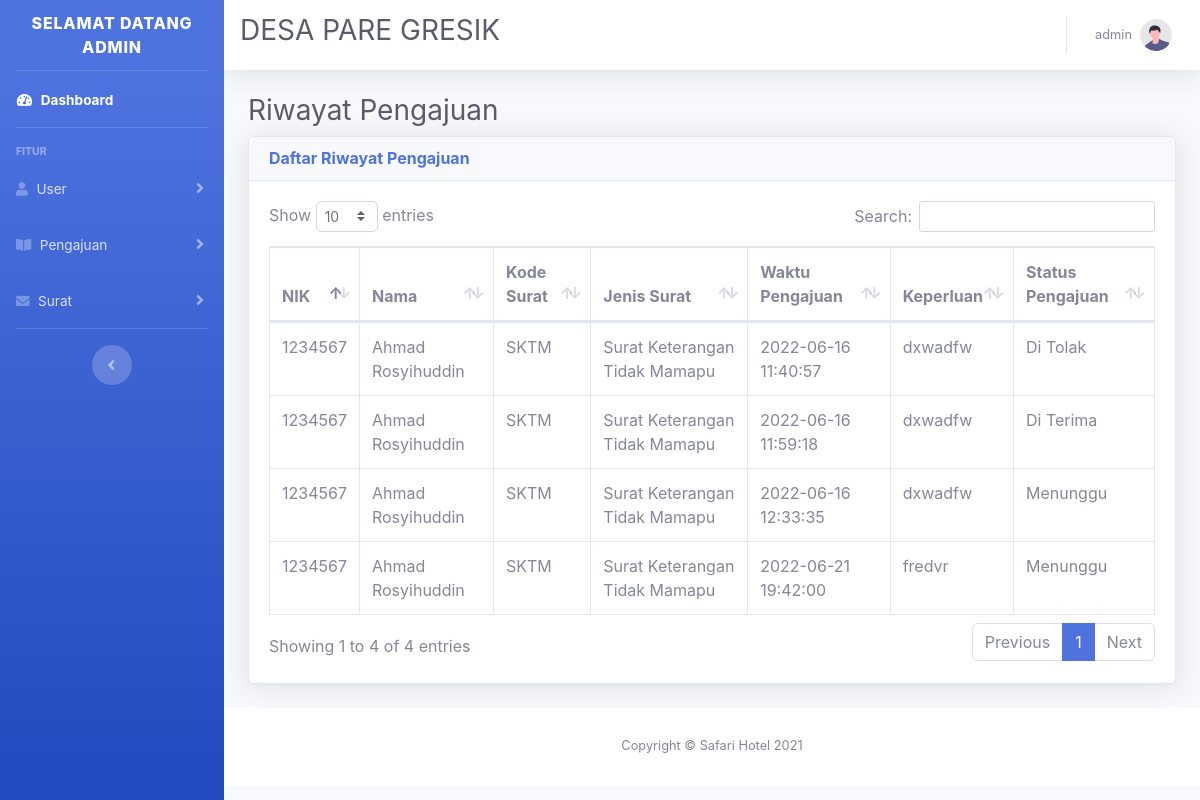
Before: /admin/semua_pengajuan.php (signed in) with the older database file.
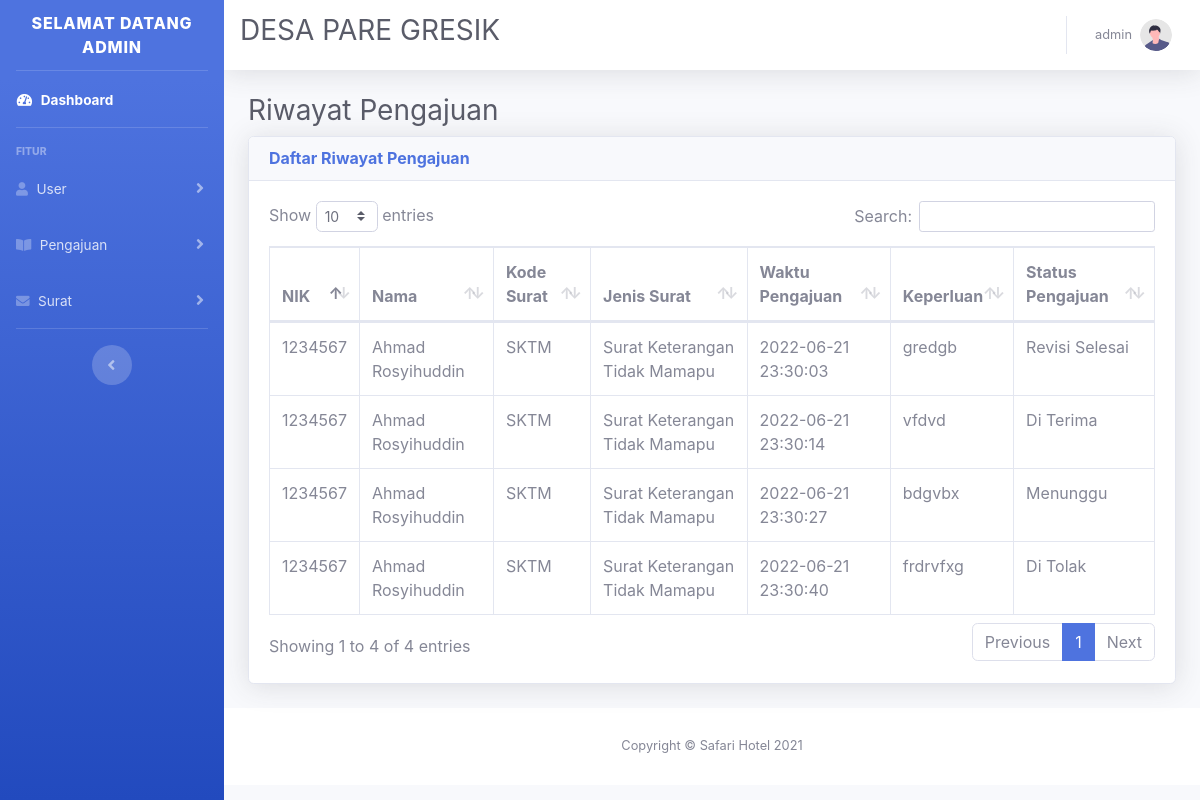
After: the same page with the newer database file.
### tables this page shows
CREATE TABLE `tb_pengajuan` (
  `id_pengajuan` int(11) NOT NULL,
  `nik` varchar(100) DEFAULT NULL,
  `kode_surat` varchar(5) DEFAULT NULL,
  `tgl_pengajuan` datetime DEFAULT NULL,
  `keperluan` varchar(200) DEFAULT NULL,
  `jenis_pengajuan` varchar(50) DEFAULT NULL,
  `status_pengajuan` enum('Menunggu','Di Terima','Di Tolak','Revisi Di Terima','Revisi Selesai') DEFAULT NULL
);

CREATE TABLE `tb_user` (
  `nik` varchar(100) NOT NULL,
  `username` varchar(100) DEFAULT NULL,
  `password` varchar(100) NOT NULL,
  `nama_user` varchar(100) NOT NULL,
  `rt` char(10) DEFAULT NULL,
  `rw` char(10) DEFAULT NULL,
  `role_user` enum('Warga','Admin') NOT NULL
);

CREATE TABLE `tb_surat` (
  `kode_surat` char(5) NOT NULL,
  `jenis_surat` varchar(50) NOT NULL,
  `surat_keluar` int(11) NOT NULL
);

### db/data_semua_pengajuan.php (the view)
<?php
include "../connect/koneksi.php";
$tb_pengajuan = mysqli_query($koneksi, "SELECT * FROM tb_user INNER JOIN tb_pengajuan USING(nik) INNER JOIN tb_surat USING(kode_surat)");
while ($row = mysqli_fetch_assoc($tb_pengajuan)) : ?>
    <tr>
        <td><?= $row["nik"] ?></td>
        <td><?= $row["nama_user"] ?></td>
        <td><?= $row["kode_surat"] ?></td>
        <td><?= $row["jenis_surat"] ?></td>
        <td><?= $row["tgl_pengajuan"] ?></td>
        <td><?= $row["keperluan"] ?></td>
        <td><?= $row["status_pengajuan"] ?></td>
    </tr>
<?php
endwhile;
?>

Changed rows visible on the page:
removed tb_pengajuan: nik.nik "1234567", nik.nama_user "Ahmad Rosyihuddin", kode_surat "SKTM", kode_surat.jenis_surat "Surat Keterangan Tidak Mamapu", tgl_pengajuan "2022-06-16 11:40:57", keperluan "dxwadfw", status_pengajuan "Di Tolak"
removed tb_pengajuan: nik.nik "1234567", nik.nama_user "Ahmad Rosyihuddin", kode_surat "SKTM", kode_surat.jenis_surat "Surat Keterangan Tidak Mamapu", tgl_pengajuan "2022-06-16 11:59:18", keperluan "dxwadfw", status_pengajuan "Di Terima"
removed tb_pengajuan: nik.nik "1234567", nik.nama_user "Ahmad Rosyihuddin", kode_surat "SKTM", kode_surat.jenis_surat "Surat Keterangan Tidak Mamapu", tgl_pengajuan "2022-06-16 12:33:35", keperluan "dxwadfw", status_pengajuan "Menunggu"
removed tb_pengajuan: nik.nik "1234567", nik.nama_user "Ahmad Rosyihuddin", kode_surat "SKTM", kode_surat.jenis_surat "Surat Keterangan Tidak Mamapu", tgl_pengajuan "2022-06-21 19:42:00", keperluan "fredvr", status_pengajuan "Menunggu"
added tb_pengajuan: nik.nik "1234567", nik.nama_user "Ahmad Rosyihuddin", kode_surat "SKTM", kode_surat.jenis_surat "Surat Keterangan Tidak Mamapu", tgl_pengajuan "2022-06-21 23:30:03", keperluan "gredgb", status_pengajuan "Revisi Selesai"
added tb_pengajuan: nik.nik "1234567", nik.nama_user "Ahmad Rosyihuddin", kode_surat "SKTM", kode_surat.jenis_surat "Surat Keterangan Tidak Mamapu", tgl_pengajuan "2022-06-21 23:30:14", keperluan "vfdvd", status_pengajuan "Di Terima"
added tb_pengajuan: nik.nik "1234567", nik.nama_user "Ahmad Rosyihuddin", kode_surat "SKTM", kode_surat.jenis_surat "Surat Keterangan Tidak Mamapu", tgl_pengajuan "2022-06-21 23:30:27", keperluan "bdgvbx", status_pengajuan "Menunggu"
added tb_pengajuan: nik.nik "1234567", nik.nama_user "Ahmad Rosyihuddin", kode_surat "SKTM", kode_surat.jenis_surat "Surat Keterangan Tidak Mamapu", tgl_pengajuan "2022-06-21 23:30:40", keperluan "frdrvfxg", status_pengajuan "Di Tolak"
